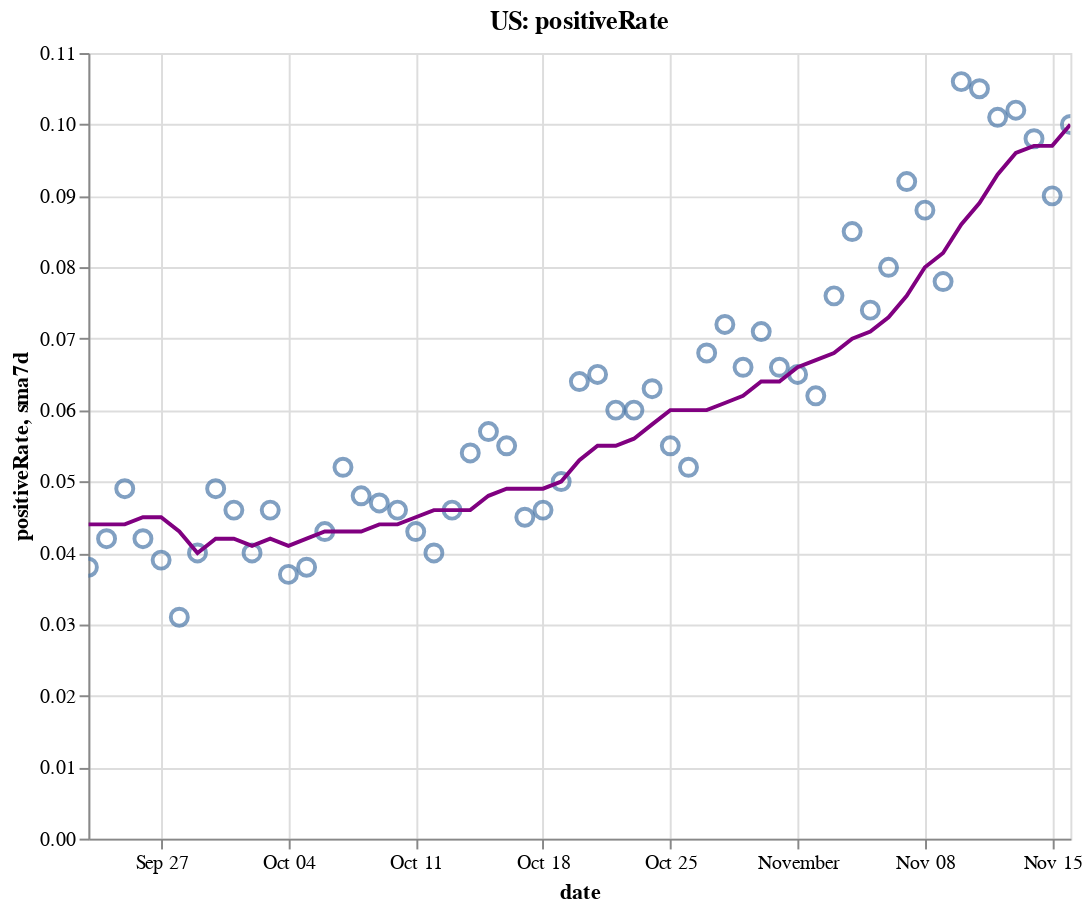

The cell this chart's notebook holds for it:
### Code cell
create_plot(us, 'positiveRate')

### Figure 1 — Vega-Lite specification as saved in the notebook (floating-point values rounded to 4 significant figures)
{"config": {"view": {"continuousWidth": 400, "continuousHeight": 300}}, "layer": [{"layer": [{"mark": {"type": "point", "size": 75}, "encoding": {"tooltip": [{"type": "temporal", "field": "date"}, {"type": "quantitative", "field": "positiveRate"}, {"type": "quantitative", "field": "sma7d"}], "x": {"type": "temporal", "field": "date"}, "y": {"type": "quantitative", "field": "positiveRate"}}, "selection": {"selector004": {"type": "interval", "bind": "scales", "encodings": ["x", "y"]}}}, {"mark": {"type": "line", "color": "purple"}, "encoding": {"x": {"type": "temporal", "field": "date"}, "y": {"type": "quantitative", "field": "sma7d"}}}]}, {"mark": {"type": "rule", "color": "#aaa"}, "encoding": {"x": {"type": "temporal", "field": "date"}}, "transform": [{"filter": {"selection": "selector003"}}]}, {"mark": "circle", "encoding": {"opacity": {"condition": {"value": 1, "selection": "selector003"}, "value": 0}, "tooltip": [{"type": "temporal", "field": "date"}, {"type": "quantitative", "field": "positiveRate"}, {"type": "quantitative", "field": "sma7d"}], "x": {"type": "temporal", "field": "date"}, "y": {"type": "quantitative", "field": "positiveRate"}}, "selection": {"selector003": {"type": "single", "encodings": ["x"], "on": "mouseover", "nearest": true, "empty": "none"}}}, {"mark": {"type": "text", "align": "left", "dx": 5, "dy": -5, "stroke": "white", "strokeWidth": 2}, "encoding": {"text": {"type": "quantitative", "field": "positiveRate"}, "tooltip": [{"type": "temporal", "field": "date"}, {"type": "quantitative", "field": "positiveRate"}, {"type": "quantitative", "field": "sma7d"}], "x": {"type": "temporal", "field": "date"}, "y": {"type": "quantitative", "field": "positiveRate"}}, "transform": [{"filter": {"selection": "selector003"}}]}, {"mark": {"type": "text", "align": "left", "dx": 5, "dy": -5}, "encoding": {"text": {"type": "quantitative", "field": "positiveRate"}, "tooltip": [{"type": "temporal", "field": "date"}, {"type": "quantitative", "field": "positiveRate"}, {"type": "quantitative", "field": "sma7d"}], "x": {"type": "temporal", "field": "date"}, "y": {"type": "quantitative", "field": "positiveRate"}}, "transform": [{"filter": {"selection": "selector003"}}]}], "data": {"name": "data-b0543f7f9acde28a2d509e1f668f2c41"}, "height": 400, "title": "US: positiveRate", "width": 500, "$schema": "https://vega.github.io/schema/vega-lite/v4.8.1.json", "datasets": {"data-b0543f7f9acde28a2d509e1f668f2c41": [{"date": "2020-09-23T00:00:00", "totalTestResultsIncrease": 1010000.0, "positiveIncrease": 38570.0, "death": 193900.0, "deathIncrease": 1159.0, "positiveRate": 0.038, "state": "US", "sma7d": 0.044}, {"date": "2020-09-24T00:00:00", "totalTestResultsIncrease": 1038000.0, "positiveIncrease": 43370.0, "death": 194800.0, "deathIncrease": 921.0, "positiveRate": 0.042, "state": "US", "sma7d": 0.044}, {"date": "2020-09-25T00:00:00", "totalTestResultsIncrease": 1112000.0, "positiveIncrease": 55000.0, "death": 195700.0, "deathIncrease": 844.0, "positiveRate": 0.049, "state": "US", "sma7d": 0.044}, {"date": "2020-09-26T00:00:00", "totalTestResultsIncrease": 1123000.0, "positiveIncrease": 47590.0, "death": 196600.0, "deathIncrease": 869.0, "positiveRate": 0.042, "state": "US", "sma7d": 0.045}, {"date": "2020-09-27T00:00:00", "totalTestResultsIncrease": 905600.0, "positiveIncrease": 35060.0, "death": 196900.0, "deathIncrease": 307.0, "positiveRate": 0.039, "state": "US", "sma7d": 0.045}, {"date": "2020-09-28T00:00:00", "totalTestResultsIncrease": 1164000.0, "positiveIncrease": 36050.0, "death": 197100.0, "deathIncrease": 257.0, "positiveRate": 0.031, "state": "US", "sma7d": 0.043}, {"date": "2020-09-29T00:00:00", "totalTestResultsIncrease": 914100.0, "positiveIncrease": 36290.0, "death": 197900.0, "deathIncrease": 739.0, "positiveRate": 0.04, "state": "US", "sma7d": 0.04}, {"date": "2020-09-30T00:00:00", "totalTestResultsIncrease": 904400.0, "positiveIncrease": 44260.0, "death": 198900.0, "deathIncrease": 1061.0, "positiveRate": 0.049, "state": "US", "sma7d": 0.042}, {"date": "2020-10-01T00:00:00", "totalTestResultsIncrease": 998200.0, "positiveIncrease": 45490.0, "death": 199800.0, "deathIncrease": 851.0, "positiveRate": 0.046, "state": "US", "sma7d": 0.042}, {"date": "2020-10-02T00:00:00", "totalTestResultsIncrease": 1242000.0, "positiveIncrease": 49150.0, "death": 200600.0, "deathIncrease": 835.0, "positiveRate": 0.04, "state": "US", "sma7d": 0.041}, {"date": "2020-10-03T00:00:00", "totalTestResultsIncrease": 1100000.0, "positiveIncrease": 51000.0, "death": 201400.0, "deathIncrease": 741.0, "positiveRate": 0.046, "state": "US", "sma7d": 0.042}, {"date": "2020-10-04T00:00:00", "totalTestResultsIncrease": 1029000.0, "positiveIncrease": 38240.0, "death": 201700.0, "deathIncrease": 363.0, "positiveRate": 0.037, "state": "US", "sma7d": 0.041}, {"date": "2020-10-05T00:00:00", "totalTestResultsIncrease": 990500.0, "positiveIncrease": 37840.0, "death": 202000.0, "deathIncrease": 326.0, "positiveRate": 0.038, "state": "US", "sma7d": 0.042}, {"date": "2020-10-06T00:00:00", "totalTestResultsIncrease": 907000.0, "positiveIncrease": 38560.0, "death": 202700.0, "deathIncrease": 634.0, "positiveRate": 0.043, "state": "US", "sma7d": 0.043}, {"date": "2020-10-07T00:00:00", "totalTestResultsIncrease": 973500.0, "positiveIncrease": 50400.0, "death": 203600.0, "deathIncrease": 916.0, "positiveRate": 0.052, "state": "US", "sma7d": 0.043}, {"date": "2020-10-08T00:00:00", "totalTestResultsIncrease": 1149000.0, "positiveIncrease": 55120.0, "death": 204600.0, "deathIncrease": 986.0, "positiveRate": 0.048, "state": "US", "sma7d": 0.043}, {"date": "2020-10-09T00:00:00", "totalTestResultsIncrease": 1201000.0, "positiveIncrease": 56730.0, "death": 205500.0, "deathIncrease": 893.0, "positiveRate": 0.047, "state": "US", "sma7d": 0.044}, {"date": "2020-10-10T00:00:00", "totalTestResultsIncrease": 1247000.0, "positiveIncrease": 57230.0, "death": 206100.0, "deathIncrease": 665.0, "positiveRate": 0.046, "state": "US", "sma7d": 0.044}, {"date": "2020-10-11T00:00:00", "totalTestResultsIncrease": 1083000.0, "positiveIncrease": 46690.0, "death": 206600.0, "deathIncrease": 466.0, "positiveRate": 0.043, "state": "US", "sma7d": 0.045}, {"date": "2020-10-12T00:00:00", "totalTestResultsIncrease": 1064000.0, "positiveIncrease": 42770.0, "death": 206900.0, "deathIncrease": 287.0, "positiveRate": 0.04, "state": "US", "sma7d": 0.046}, {"date": "2020-10-13T00:00:00", "totalTestResultsIncrease": 1041000.0, "positiveIncrease": 48150.0, "death": 207600.0, "deathIncrease": 690.0, "positiveRate": 0.046, "state": "US", "sma7d": 0.046}, {"date": "2020-10-14T00:00:00", "totalTestResultsIncrease": 1041000.0, "positiveIncrease": 56250.0, "death": 208400.0, "deathIncrease": 811.0, "positiveRate": 0.054, "state": "US", "sma7d": 0.046}, {"date": "2020-10-15T00:00:00", "totalTestResultsIncrease": 1102000.0, "positiveIncrease": 62850.0, "death": 209300.0, "deathIncrease": 951.0, "positiveRate": 0.057, "state": "US", "sma7d": 0.048}, {"date": "2020-10-16T00:00:00", "totalTestResultsIncrease": 1230000.0, "positiveIncrease": 67930.0, "death": 210200.0, "deathIncrease": 877.0, "positiveRate": 0.055, "state": "US", "sma7d": 0.049}, {"date": "2020-10-17T00:00:00", "totalTestResultsIncrease": 1295000.0, "positiveIncrease": 57740.0, "death": 211000.0, "deathIncrease": 780.0, "positiveRate": 0.045, "state": "US", "sma7d": 0.049}, {"date": "2020-10-18T00:00:00", "totalTestResultsIncrease": 1056000.0, "positiveIncrease": 48620.0, "death": 211400.0, "deathIncrease": 393.0, "positiveRate": 0.046, "state": "US", "sma7d": 0.049}, {"date": "2020-10-19T00:00:00", "totalTestResultsIncrease": 1131000.0, "positiveIncrease": 56900.0, "death": 211800.0, "deathIncrease": 456.0, "positiveRate": 0.05, "state": "US", "sma7d": 0.05}, {"date": "2020-10-20T00:00:00", "totalTestResultsIncrease": 948700.0, "positiveIncrease": 60330.0, "death": 212700.0, "deathIncrease": 832.0, "positiveRate": 0.064, "state": "US", "sma7d": 0.053}, {"date": "2020-10-21T00:00:00", "totalTestResultsIncrease": 939500.0, "positiveIncrease": 60670.0, "death": 213700.0, "deathIncrease": 1024.0, "positiveRate": 0.065, "state": "US", "sma7d": 0.055}, {"date": "2020-10-22T00:00:00", "totalTestResultsIncrease": 1219000.0, "positiveIncrease": 72890.0, "death": 214800.0, "deathIncrease": 1143.0, "positiveRate": 0.06, "state": "US", "sma7d": 0.055}, {"date": "2020-10-23T00:00:00", "totalTestResultsIncrease": 1379000.0, "positiveIncrease": 82230.0, "death": 215800.0, "deathIncrease": 917.0, "positiveRate": 0.06, "state": "US", "sma7d": 0.056}, {"date": "2020-10-24T00:00:00", "totalTestResultsIncrease": 1321000.0, "positiveIncrease": 82730.0, "death": 216700.0, "deathIncrease": 890.0, "positiveRate": 0.063, "state": "US", "sma7d": 0.058}, {"date": "2020-10-25T00:00:00", "totalTestResultsIncrease": 1191000.0, "positiveIncrease": 65080.0, "death": 217000.0, "deathIncrease": 377.0, "positiveRate": 0.055, "state": "US", "sma7d": 0.06}, {"date": "2020-10-26T00:00:00", "totalTestResultsIncrease": 1201000.0, "positiveIncrease": 62100.0, "death": 217400.0, "deathIncrease": 389.0, "positiveRate": 0.052, "state": "US", "sma7d": 0.06}, {"date": "2020-10-27T00:00:00", "totalTestResultsIncrease": 1081000.0, "positiveIncrease": 73000.0, "death": 218300.0, "deathIncrease": 931.0, "positiveRate": 0.068, "state": "US", "sma7d": 0.06}, {"date": "2020-10-28T00:00:00", "totalTestResultsIncrease": 1086000.0, "positiveIncrease": 78630.0, "death": 219400.0, "deathIncrease": 1025.0, "positiveRate": 0.072, "state": "US", "sma7d": 0.061}, {"date": "2020-10-29T00:00:00", "totalTestResultsIncrease": 1325000.0, "positiveIncrease": 87980.0, "death": 220400.0, "deathIncrease": 1049.0, "positiveRate": 0.066, "state": "US", "sma7d": 0.062}, {"date": "2020-10-30T00:00:00", "totalTestResultsIncrease": 1362000.0, "positiveIncrease": 96700.0, "death": 221400.0, "deathIncrease": 933.0, "positiveRate": 0.071, "state": "US", "sma7d": 0.064}, {"date": "2020-10-31T00:00:00", "totalTestResultsIncrease": 1374000.0, "positiveIncrease": 90500.0, "death": 222300.0, "deathIncrease": 963.0, "positiveRate": 0.066, "state": "US", "sma7d": 0.064}, {"date": "2020-11-01T00:00:00", "totalTestResultsIncrease": 1140000.0, "positiveIncrease": 74050.0, "death": 222700.0, "deathIncrease": 391.0, "positiveRate": 0.065, "state": "US", "sma7d": 0.066}, {"date": "2020-11-02T00:00:00", "totalTestResultsIncrease": 1328000.0, "positiveIncrease": 82240.0, "death": 223200.0, "deathIncrease": 476.0, "positiveRate": 0.062, "state": "US", "sma7d": 0.067}, {"date": "2020-11-03T00:00:00", "totalTestResultsIncrease": 1126000.0, "positiveIncrease": 86070.0, "death": 224700.0, "deathIncrease": 1529.0, "positiveRate": 0.076, "state": "US", "sma7d": 0.068}, {"date": "2020-11-04T00:00:00", "totalTestResultsIncrease": 1207000.0, "positiveIncrease": 103100.0, "death": 225800.0, "deathIncrease": 1116.0, "positiveRate": 0.085, "state": "US", "sma7d": 0.07}, {"date": "2020-11-05T00:00:00", "totalTestResultsIncrease": 1564000.0, "positiveIncrease": 116200.0, "death": 227000.0, "deathIncrease": 1124.0, "positiveRate": 0.074, "state": "US", "sma7d": 0.071}, {"date": "2020-11-06T00:00:00", "totalTestResultsIncrease": 1562000.0, "positiveIncrease": 125200.0, "death": 228100.0, "deathIncrease": 1186.0, "positiveRate": 0.08, "state": "US", "sma7d": 0.073}, {"date": "2020-11-07T00:00:00", "totalTestResultsIncrease": 1406000.0, "positiveIncrease": 129200.0, "death": 229200.0, "deathIncrease": 1104.0, "positiveRate": 0.092, "state": "US", "sma7d": 0.076}, {"date": "2020-11-08T00:00:00", "totalTestResultsIncrease": 1259000.0, "positiveIncrease": 110800.0, "death": 229700.0, "deathIncrease": 487.0, "positiveRate": 0.088, "state": "US", "sma7d": 0.08}, {"date": "2020-11-09T00:00:00", "totalTestResultsIncrease": 1519000.0, "positiveIncrease": 118700.0, "death": 230300.0, "deathIncrease": 580.0, "positiveRate": 0.078, "state": "US", "sma7d": 0.082}, {"date": "2020-11-10T00:00:00", "totalTestResultsIncrease": 1237000.0, "positiveIncrease": 131000.0, "death": 231700.0, "deathIncrease": 1347.0, "positiveRate": 0.106, "state": "US", "sma7d": 0.086}, {"date": "2020-11-11T00:00:00", "totalTestResultsIncrease": 1382000.0, "positiveIncrease": 144500.0, "death": 233200.0, "deathIncrease": 1565.0, "positiveRate": 0.105, "state": "US", "sma7d": 0.089}, {"date": "2020-11-12T00:00:00", "totalTestResultsIncrease": 1490000.0, "positiveIncrease": 150500.0, "death": 234300.0, "deathIncrease": 1104.0, "positiveRate": 0.101, "state": "US", "sma7d": 0.093}, {"date": "2020-11-13T00:00:00", "totalTestResultsIncrease": 1684000.0, "positiveIncrease": 171400.0, "death": 235600.0, "deathIncrease": 1304.0, "positiveRate": 0.102, "state": "US", "sma7d": 0.096}, {"date": "2020-11-14T00:00:00", "totalTestResultsIncrease": 1677000.0, "positiveIncrease": 164800.0, "death": 237000.0, "deathIncrease": 1324.0, "positiveRate": 0.098, "state": "US", "sma7d": 0.097}, {"date": "2020-11-15T00:00:00", "totalTestResultsIncrease": 1618000.0, "positiveIncrease": 145600.0, "death": 237600.0, "deathIncrease": 680.0, "positiveRate": 0.09, "state": "US", "sma7d": 0.097}, {"date": "2020-11-16T00:00:00", "totalTestResultsIncrease": 1474000.0, "positiveIncrease": 148000.0, "death": 238100.0, "deathIncrease": 581.0, "positiveRate": 0.1, "state": "US", "sma7d": 0.1}]}}
